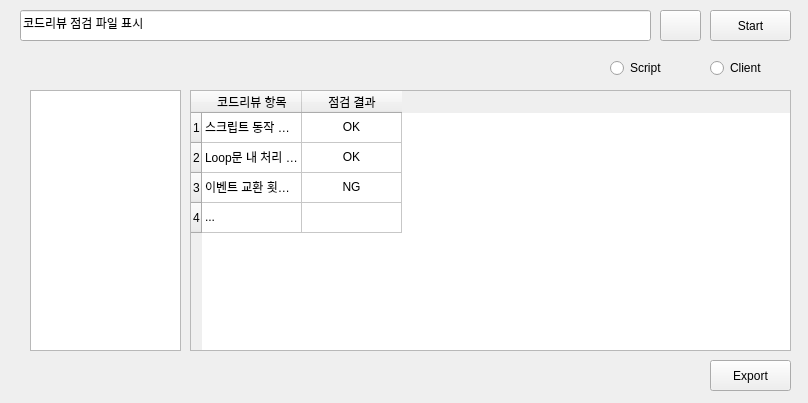
<?xml version="1.0" encoding="UTF-8"?>
<ui version="4.0">
 <class>Form</class>
 <widget class="QWidget" name="Form">
  <property name="geometry">
   <rect>
    <x>0</x>
    <y>0</y>
    <width>808</width>
    <height>403</height>
   </rect>
  </property>
  <property name="windowTitle">
   <string>CodeReview 점검 Tool</string>
  </property>
  <widget class="QLineEdit" name="lineEdit_Path">
   <property name="geometry">
    <rect>
     <x>20</x>
     <y>10</y>
     <width>631</width>
     <height>31</height>
    </rect>
   </property>
   <property name="sizePolicy">
    <sizepolicy hsizetype="Preferred" vsizetype="Ignored">
     <horstretch>0</horstretch>
     <verstretch>0</verstretch>
    </sizepolicy>
   </property>
   <property name="contextMenuPolicy">
    <enum>Qt::ActionsContextMenu</enum>
   </property>
   <property name="acceptDrops">
    <bool>true</bool>
   </property>
   <property name="layoutDirection">
    <enum>Qt::RightToLeft</enum>
   </property>
   <property name="text">
    <string>코드리뷰 점검 파일 표시</string>
   </property>
  </widget>
  <widget class="QPushButton" name="pushButton_Open">
   <property name="geometry">
    <rect>
     <x>660</x>
     <y>10</y>
     <width>41</width>
     <height>31</height>
    </rect>
   </property>
   <property name="text">
    <string/>
   </property>
   <property name="icon">
    <iconset>
     <normaloff>folder_icon.png</normaloff>folder_icon.png</iconset>
   </property>
  </widget>
  <widget class="QTableWidget" name="tableWidget">
   <property name="geometry">
    <rect>
     <x>190</x>
     <y>90</y>
     <width>601</width>
     <height>261</height>
    </rect>
   </property>
   <attribute name="verticalHeaderCascadingSectionResizes">
    <bool>true</bool>
   </attribute>
   <row>
    <property name="text">
     <string>1</string>
    </property>
   </row>
   <row>
    <property name="text">
     <string>2</string>
    </property>
   </row>
   <row>
    <property name="text">
     <string>3</string>
    </property>
   </row>
   <row>
    <property name="text">
     <string>4</string>
    </property>
   </row>
   <column>
    <property name="text">
     <string>코드리뷰 항목</string>
    </property>
   </column>
   <column>
    <property name="text">
     <string>점검 결과</string>
    </property>
    <property name="textAlignment">
     <set>AlignCenter</set>
    </property>
   </column>
   <item row="0" column="0">
    <property name="text">
     <string>스크립트 동작 Active 감시 적용</string>
    </property>
   </item>
   <item row="0" column="1">
    <property name="text">
     <string>OK</string>
    </property>
    <property name="textAlignment">
     <set>AlignCenter</set>
    </property>
   </item>
   <item row="1" column="0">
    <property name="text">
     <string>Loop문 내 처리 조건 확인</string>
    </property>
   </item>
   <item row="1" column="1">
    <property name="text">
     <string>OK</string>
    </property>
    <property name="textAlignment">
     <set>AlignCenter</set>
    </property>
   </item>
   <item row="2" column="0">
    <property name="text">
     <string>이벤트 교환 횟수 최소화 확인</string>
    </property>
   </item>
   <item row="2" column="1">
    <property name="text">
     <string>NG</string>
    </property>
    <property name="textAlignment">
     <set>AlignCenter</set>
    </property>
    <property name="background">
     <brush brushstyle="NoBrush">
      <color alpha="255">
       <red>255</red>
       <green>0</green>
       <blue>0</blue>
      </color>
     </brush>
    </property>
   </item>
   <item row="3" column="0">
    <property name="text">
     <string>...</string>
    </property>
   </item>
  </widget>
  <widget class="QPushButton" name="pushButton_Open_2">
   <property name="geometry">
    <rect>
     <x>710</x>
     <y>10</y>
     <width>81</width>
     <height>31</height>
    </rect>
   </property>
   <property name="text">
    <string extracomment="sdfasf">Start</string>
   </property>
  </widget>
  <widget class="QPushButton" name="pushButton_Open_3">
   <property name="geometry">
    <rect>
     <x>710</x>
     <y>360</y>
     <width>81</width>
     <height>31</height>
    </rect>
   </property>
   <property name="text">
    <string extracomment="sdfasf">Export</string>
   </property>
  </widget>
  <widget class="QRadioButton" name="radioButton">
   <property name="geometry">
    <rect>
     <x>710</x>
     <y>60</y>
     <width>90</width>
     <height>16</height>
    </rect>
   </property>
   <property name="text">
    <string>Client</string>
   </property>
  </widget>
  <widget class="QRadioButton" name="radioButton_2">
   <property name="geometry">
    <rect>
     <x>610</x>
     <y>60</y>
     <width>90</width>
     <height>16</height>
    </rect>
   </property>
   <property name="text">
    <string>Script</string>
   </property>
  </widget>
  <widget class="QTableWidget" name="tableWidget_2">
   <property name="geometry">
    <rect>
     <x>30</x>
     <y>90</y>
     <width>151</width>
     <height>261</height>
    </rect>
   </property>
   <attribute name="verticalHeaderCascadingSectionResizes">
    <bool>true</bool>
   </attribute>
  </widget>
 </widget>
 <resources/>
 <connections/>
</ui>
